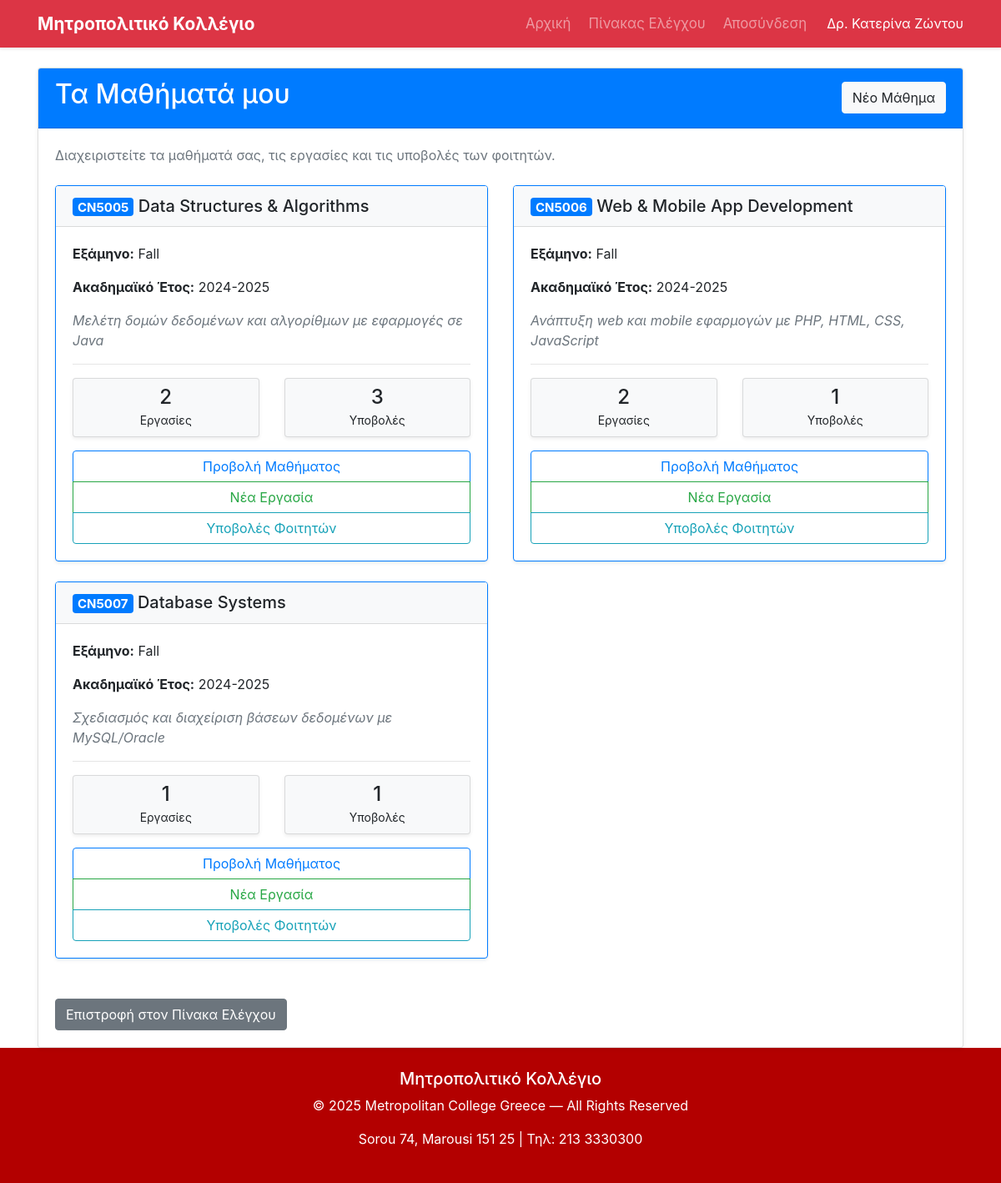
The page /professor/courses.php (signed in) on the database its author committed.
### tables this page shows
CREATE TABLE courses (
    course_id INT PRIMARY KEY AUTO_INCREMENT,
    course_code VARCHAR(20) NOT NULL,
    course_name VARCHAR(100) NOT NULL,
    description TEXT,
    professor_id INT NOT NULL,
    semester VARCHAR(20),
    academic_year VARCHAR(20),
    created_at TIMESTAMP DEFAULT CURRENT_TIMESTAMP,
    FOREIGN KEY (professor_id) REFERENCES users(user_id),
    INDEX idx_professor_id (professor_id),
    INDEX idx_course_code (course_code)
);

### professor/courses.php (the view, shortened to what this page needs)
<?php
include("../config.php");
$professor_id = $_SESSION["user_id"];
$sql = "SELECT * FROM courses WHERE professor_id = $professor_id ORDER BY created_at DESC";
$courses_result = mysqli_query($conn, $sql);
include("../view/top.php");
?>
<link rel="stylesheet" href="../css/menu.css">
<div class="container mt-4">
    <div class="card">
        <div class="card-header bg-primary text-white">
            <div class="d-flex justify-content-between align-items-center">
                <h2><i class="fas fa-chalkboard-teacher"></i> Τα Μαθήματά μου</h2>
                <a href="create_course.php" class="btn btn-light">
                    <i class="fas fa-plus"></i> Νέο Μάθημα
                </a>
            </div>
        </div>
        <div class="card-body">
            <p class="text-muted">Διαχειριστείτε τα μαθήματά σας, τις εργασίες και τις υποβολές των φοιτητών.</p>
            <?php if(mysqli_num_rows($courses_result) > 0): ?>
                <div class="row mt-4">
                    <?php while($course = mysqli_fetch_assoc($courses_result)): ?>
                        <?php
                        $course_id = $course['course_id'];
                        $count_assignments = mysqli_query($conn, "SELECT COUNT(*) as total FROM assignments WHERE course_id = $course_id");
                        $assignments_count = mysqli_fetch_assoc($count_assignments)['total'];
                        $count_submissions = mysqli_query($conn,
                            "SELECT COUNT(*) as total FROM submissions s
                             JOIN assignments a ON s.assignment_id = a.assignment_id
                             WHERE a.course_id = $course_id");
                        $submissions_count = mysqli_fetch_assoc($count_submissions)['total'];
                        ?>
                        <div class="col-md-6 mb-4">
                            <div class="card border-primary">
                                <div class="card-header bg-light">
                                    <h5 class="mb-0">
                                        <span class="badge badge-primary"><?php echo htmlspecialchars($course['course_code']); ?></span>
                                        <?php echo htmlspecialchars($course['course_name']); ?>
                                    </h5>
                                </div>
                                <div class="card-body">
                                    <p><strong>Εξάμηνο:</strong> <?php echo htmlspecialchars($course['semester']); ?></p>
                                    <p><strong>Ακαδημαϊκό Έτος:</strong> <?php echo htmlspecialchars($course['academic_year']); ?></p>
                                    <?php if($course['description']): ?>
                                        <p class="text-muted"><em><?php echo htmlspecialchars($course['description']); ?></em></p>
                                    <?php endif; ?>
                                    <hr>
                                    <div class="row text-center mb-3">
                                        <div class="col-6">
                                            <div class="card bg-light">
                                                <div class="card-body p-2">
                                                    <h4 class="mb-0"><?php echo $assignments_count; ?></h4>
                                                    <small>Εργασίες</small>
                                                </div>
                                            </div>
                                        </div>
                                        <div class="col-6">
                                            <div class="card bg-light">
                                                <div class="card-body p-2">
                                                    <h4 class="mb-0"><?php echo $submissions_count; ?></h4>
                                                    <small>Υποβολές</small>
                                                </div>
                                            </div>
                                        </div>
                                    </div>
                                    <div class="btn-group-vertical w-100" role="group">
                                        <a href="view_course.php?course_id=<?php echo $course_id; ?>"
                                           class="btn btn-outline-primary">
                                            <i class="fas fa-eye"></i> Προβολή Μαθήματος
                                        </a>
                                        <a href="create_assignment.php?course_id=<?php echo $course_id; ?>"
                                           class="btn btn-outline-success">
                                            <i class="fas fa-plus"></i> Νέα Εργασία
                                        </a>
                                        <a href="submissions.php?course_id=<?php echo $course_id; ?>"
                                           class="btn btn-outline-info">
                                            <i class="fas fa-file-alt"></i> Υποβολές Φοιτητών
                                        </a>
                                    </div>
                                </div>
                            </div>
                        </div>
                    <?php endwhile; ?>
                </div>
            <?php endif; ?>
            <div class="mt-4">
                <a href="../menu.php" class="btn btn-secondary">
                    <i class="fas fa-arrow-left"></i> Επιστροφή στον Πίνακα Ελέγχου
                </a>
            </div>
        </div>
    </div>
</div>
<?php
include("../view/bottom.php");
?>

### css/navbar.css (style rules this page uses)
.card { box-shadow: 0 0.125rem 0.25rem rgba(0, 0, 0, 0.075); border: 1px solid rgba(0, 0, 0, 0.125); transition: box-shadow 0.3s ease; }

### css/footer.css (style rules this page uses)
html { height: 100%; }
body { min-height: 100vh; display: flex; flex-direction: column; }

### rows shown on the page
courses: course_code "CN5005", course_name "Data Structures & Algorithms", semester "Fall", academic_year "2024-2025", description "Μελέτη δομών δεδομένων και αλγορίθμων με εφαρμογές σε Java", assignments_count "2", submissions_count "3"
courses: course_code "CN5006", course_name "Web & Mobile App Development", semester "Fall", academic_year "2024-2025", description "Ανάπτυξη web και mobile εφαρμογών με PHP, HTML, CSS, JavaScript", assignments_count "2", submissions_count "1"
courses: course_code "CN5007", course_name "Database Systems", semester "Fall", academic_year "2024-2025", description "Σχεδιασμός και διαχείριση βάσεων δεδομένων με MySQL/Oracle", assignments_count "1", submissions_count "1"

### other values the page prints
$_SESSION["username"] "Δρ. Κατερίνα Ζώντου"
